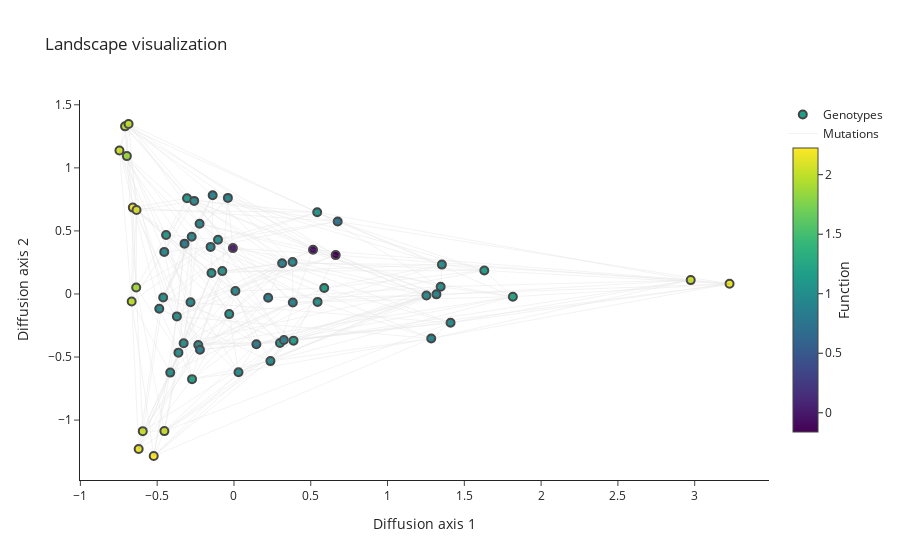

Notebook code for this chart:
### Code cell
plot.plot_interactive(nodes_df, edges_df=edges_df, text=nodes_df['protein'], nodes_size=8)

### Figure 1 — Plotly figure (JSON) as saved in the notebook; plotly's stock layout.template omitted (floating-point values rounded to 4 significant figures; data arrays with more than 128 entries replaced by an {"elided": "..."} marker saying what was removed)
{"data": [{"hoverinfo": "text", "marker": {"color": [1.176, 2.04, 1.098, 2.224, 2.187, 1.902, 2.095, 1.985, 0.9897, 2.041, 1.014, 2.145, 1.076, 1.012, 1.044, 1.033, 2.149, 0.9795, 2.031, 0.9146, 0.7447, 1.065, 1.086, 0.9258, 1.227, 0.8546, 1.005, 0.9813, 1.153, 1.147, 1.015, 1.038, 0.9112, 0.8019, 0.9652, 1.016, 1.123, 1.12, 0.9613, 0.9698, 0.8951, 0.858, 0.8294, 1.195, 0.949, 0.9562, 0.8747, 1.078, -0.1614, 0.9787, -0.08955, 1.039, 1.949, 1.882, 1.997, 2.043, 0.006652, 1.03, 0.9366, 0.9637, 0.9328, 0.964, 0.9187, 0.8274], "colorbar": {"len": 0.8, "thickness": 25, "title": {"side": "right", "text": "Function"}, "xanchor": "left"}, "colorscale": [[0, "#440154"], [0.1111, "#482878"], [0.2222, "#3e4989"], [0.3333, "#31688e"], [0.4444, "#26828e"], [0.5556, "#1f9e89"], [0.6667, "#35b779"], [0.7778, "#6ece58"], [0.8889, "#b5de2b"], [1, "#fde725"]], "line": {"width": 2}, "reversescale": false, "showscale": true, "size": 8}, "mode": "markers", "name": "Genotypes", "text": ["K", "N", "K", "N", "T", "T", "T", "T", "R", "S", "R", "S", "I", "I", "M", "I", "Q", "H", "Q", "H", "P", "P", "P", "P", "R", "R", "R", "R", "L", "L", "L", "L", "E", "D", "E", "D", "A", "A", "A", "A", "G", "G", "G", "G", "V", "V", "V", "V", "*", "Y", "*", "Y", "S", "S", "S", "S", "*", "C", "W", "C", "L", "F", "L", "F"], "type": "scatter", "x": [0.3878, -0.4531, 0.2996, -0.5225, -0.6585, -0.6367, -0.6346, -0.6661, -0.2323, -0.5938, -0.3277, -0.6206, -0.07607, -0.3617, -0.1464, -0.4148, 3.227, 1.41, 2.974, 1.285, 0.6754, -0.1039, 0.542, -0.152, 1.816, 0.3251, 1.346, 0.2374, 1.63, 0.5878, 1.354, 0.5444, 1.319, 0.1459, 1.253, 0.02947, -0.3056, -0.442, -0.259, -0.4539, 0.3832, -0.2215, 0.2226, -0.273, 0.3818, 0.009359, 0.3136, -0.03096, 0.6622, -0.283, 0.5148, -0.3718, -0.7093, -0.6975, -0.6863, -0.7457, -0.006858, -0.4609, -0.2237, -0.4863, -0.03957, -0.2752, -0.1387, -0.3219], "y": [-0.3702, -1.087, -0.3886, -1.285, 0.6849, 0.0512, 0.6652, -0.05993, -0.4051, -1.087, -0.391, -1.229, 0.1813, -0.4652, 0.1658, -0.6235, 0.08046, -0.2281, 0.11, -0.3526, 0.5752, 0.4305, 0.6476, 0.3732, -0.02163, -0.3652, 0.05773, -0.5323, 0.1859, 0.04699, 0.2328, -0.06284, -0.003057, -0.3988, -0.01271, -0.6208, 0.7587, 0.4675, 0.7382, 0.3336, -0.06766, -0.4421, -0.03019, -0.6753, 0.2536, 0.02346, 0.2434, -0.1595, 0.3082, -0.06589, 0.3506, -0.1779, 1.329, 1.093, 1.348, 1.137, 0.3638, -0.02764, 0.5569, -0.1174, 0.762, 0.4542, 0.7824, 0.3991]}, {"hoverinfo": "none", "line": {"color": "#888", "width": 0.5}, "mode": "lines", "name": "Mutations", "opacity": 0.2, "type": "scatter", "x": {"elided": "864 float values"}, "y": {"elided": "864 float values"}}], "layout": {"hovermode": "closest", "scene": {"xaxis": {"title": {"text": "Diffusion axis 1"}}, "yaxis": {"title": {"text": "Diffusion axis 2"}}}, "title": {"text": "Landscape visualization"}, "xaxis": {"title": {"text": "Diffusion axis 1"}}, "yaxis": {"title": {"text": "Diffusion axis 2"}}}}
